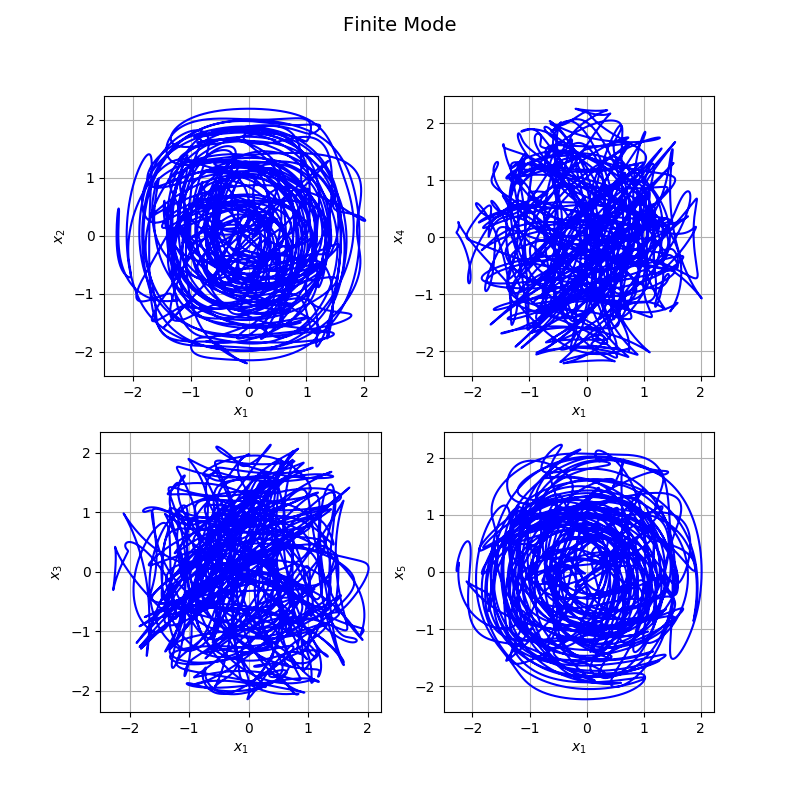

The Python source for this figure:
import numpy as np
import matplotlib
matplotlib.use("TKAgg")
import matplotlib.pyplot as plt
import matplotlib.animation as animation
from scipy import integrate

x1 = np.loadtxt("x1.dat")
x2 = np.loadtxt("x2.dat")
x3 = np.loadtxt("x3.dat")
x4 = np.loadtxt("x4.dat")
x5 = np.loadtxt("x5.dat")

x1T = integrate.simps(x1)


fig, axs = plt.subplots(2, 2, figsize=(8, 8))
fig.suptitle("Finite Mode", fontsize=14)

axs[0, 0].plot(x1,x2,"b-")
axs[0, 0].set_xlabel("$x_{1}$")
axs[0, 0].set_ylabel("$x_{2}$")
axs[0, 0].grid(True)
axs[0, 0].set(aspect='equal')
axs[1, 0].plot(x1,x3,"b-")
axs[1, 0].set_xlabel("$x_{1}$")
axs[1, 0].set_ylabel("$x_{3}$")
axs[1, 0].grid(True)
axs[1, 0].set(aspect='equal')
axs[0, 1].plot(x1,x4,"b-")
axs[0, 1].set_xlabel("$x_{1}$")
axs[0, 1].set_ylabel("$x_{4}$")
axs[0, 1].grid(True)
axs[0, 1].set(aspect='equal')
axs[1, 1].plot(x1,x5,"b-")
axs[1, 1].set_xlabel("$x_{1}$")
axs[1, 1].set_ylabel("$x_{5}$")
axs[1, 1].grid(True)
axs[1, 1].set(aspect='equal')
plt.savefig("FiniteMode")
plt.show()


plt.plot(x1,x2,"b-")
plt.xlabel("$x_{1}$")
plt.ylabel("$x_{2}$")
plt.title("Modo finito")
plt.grid(True)
plt.axis("equal")
plt.savefig("FiniteMode1")
plt.show()

print(x1T)
plt.plot(x1T,"r--")
plt.show()

